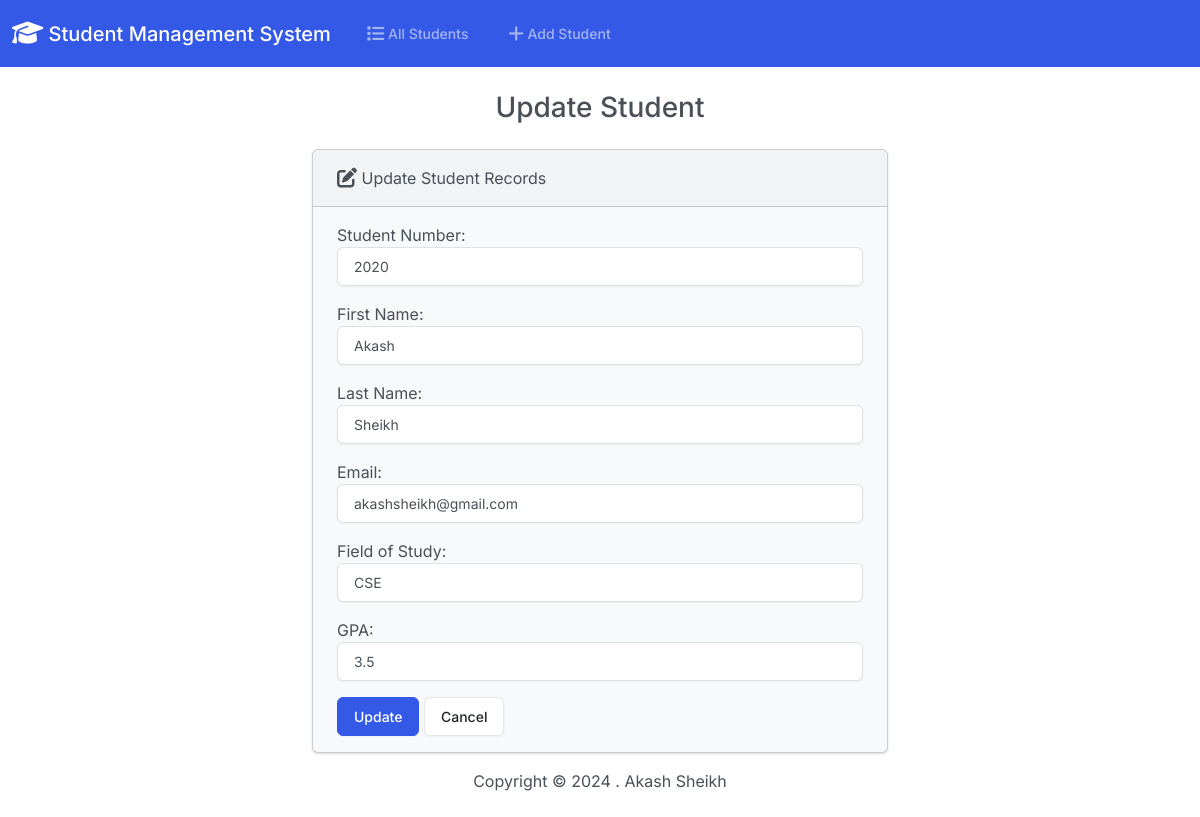
Page /edit/2/ on the committed database.
### students/models.py (models this page shows, shortened)
class Student(models.Model):
    student_number = models.PositiveIntegerField()
    first_name = models.CharField(max_length=50)
    last_name = models.CharField(max_length=50)
    email = models.EmailField(max_length=100)
    field_of_study = models.CharField(max_length=50)
    gpa = models.FloatField()

### students/views.py (the view)
# urls.py: path('edit/<int:id>/', views.edit, name='edit'),
def edit(request, id):
    student = get_object_or_404(Student, pk=id)  # Safer method to get student by id
    if request.method == 'POST':
        form = StudentForm(request.POST, instance=student)  # Populate form with existing student data
        if form.is_valid():  # Check if the form is valid
            form.save()  # Save the updated student details
            return HttpResponseRedirect(reverse('index'))  # Redirect to index page after success
    else:
        form = StudentForm(instance=student)  # Pre-fill the form with existing student data
    return render(request, 'students/edit.html', {
        'form': form,  # Pass the form to the template
        'student': student  # Pass student details (optional)
    })

### students/forms.py
class StudentForm(forms.ModelForm):
    class Meta:
        model = Student
        fields = ['student_number','first_name','last_name','email','field_of_study','gpa']
        labels = {
            'student_number': 'Student Number',
            'first_name': 'First Name',
            'last_name': 'Last Name',
            'email': 'Email',
            'field_of_study': 'Field of Study',
            'gpa': 'GPA'
        }
        widgets ={
            'student_number': forms.NumberInput(attrs={'class': 'form-control'}),
            'first_name': forms.TextInput(attrs={'class': 'form-control'}),
            'last_name': forms.TextInput(attrs={'class': 'form-control'}),
            'email': forms.EmailInput(attrs={'class': 'form-control'}),
            'field_of_study': forms.TextInput(attrs={'class': 'form-control'}),
            'gpa': forms.NumberInput(attrs={'class': 'form-control'}),
        }

### students/templates/students/edit.html (shortened to what this page needs)
{% extends "students/base.html" %}
{% block body %}
  <h3 class="text-center m-4">Update Student</h3>
  {% if success %}
    <div class="alert alert-success" role="alert">
      The student updated successfully.
      <a href="{% url 'index' %}" class="alert-link">Go to Home Page</a>
    </div>
  {% else %}
    <div class="row justify-content-center">
      <div class="col-6">
        <div class="card bg-light mb-3">
          <div class="card-header">
            <i class="fa-solid fa-pen-to-square fa-lg"></i> Update Student Records
          </div>
          <div class="card-body">
            <form action="" method="POST">
              {{ form.as_p }}
              <button type="submit" class="btn btn-primary">Update</button>
              <a href="{% url 'index' %}" class="btn btn-secondary">Cancel</a>
            </form>
          </div>
        </div>
      </div>
    </div>
  {% endif %}
{% endblock %}

### rows in the picture
Student: student_number "2020", first_name "Akash", last_name "Sheikh", email "akashsheikh@gmail.com", field_of_study "CSE", gpa "3.5"
